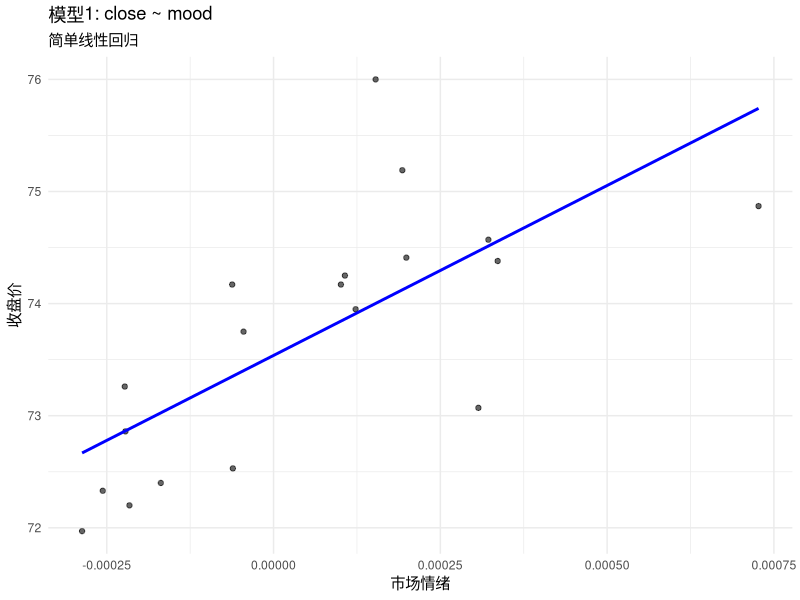
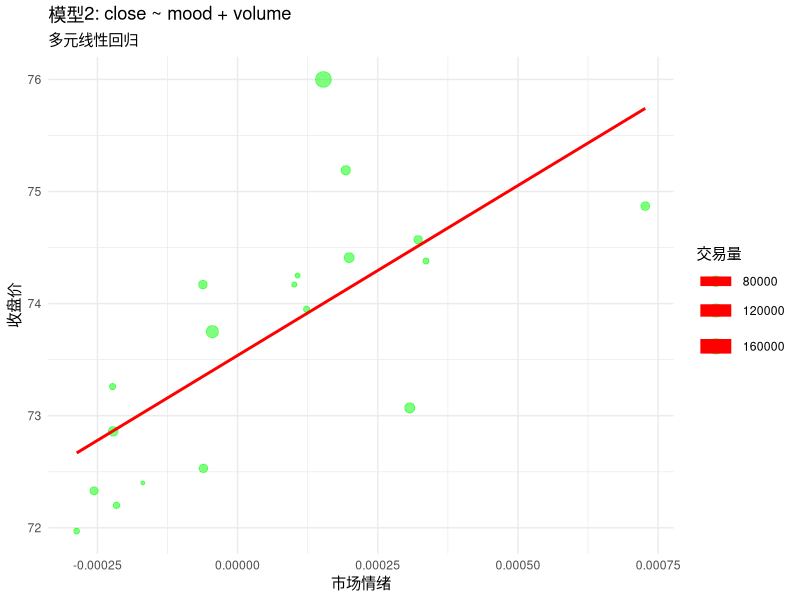
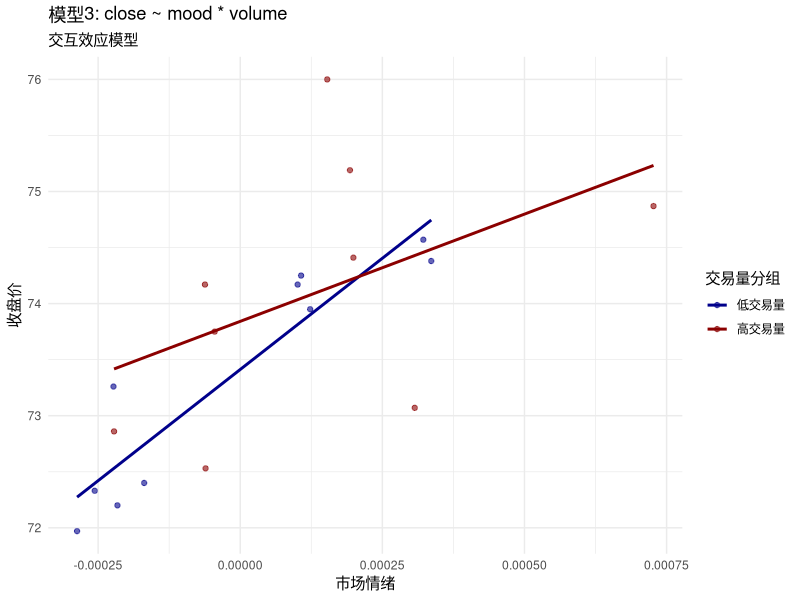
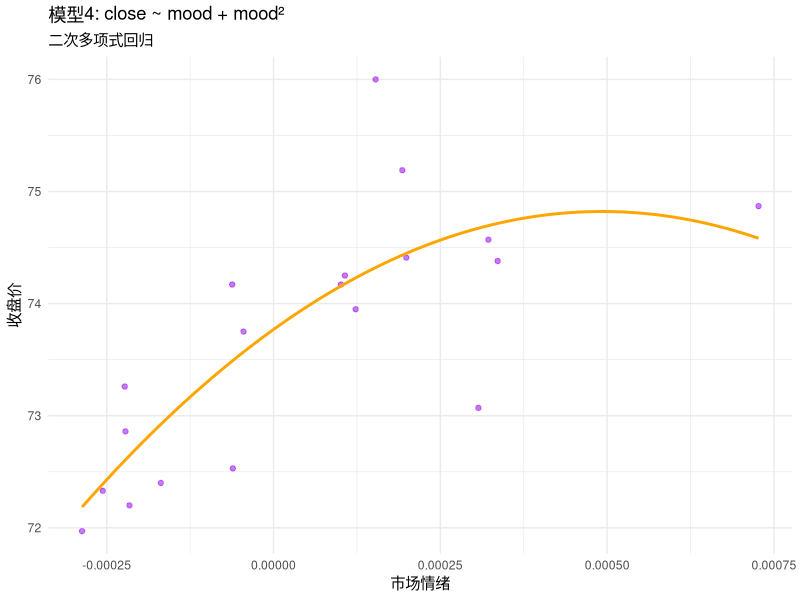
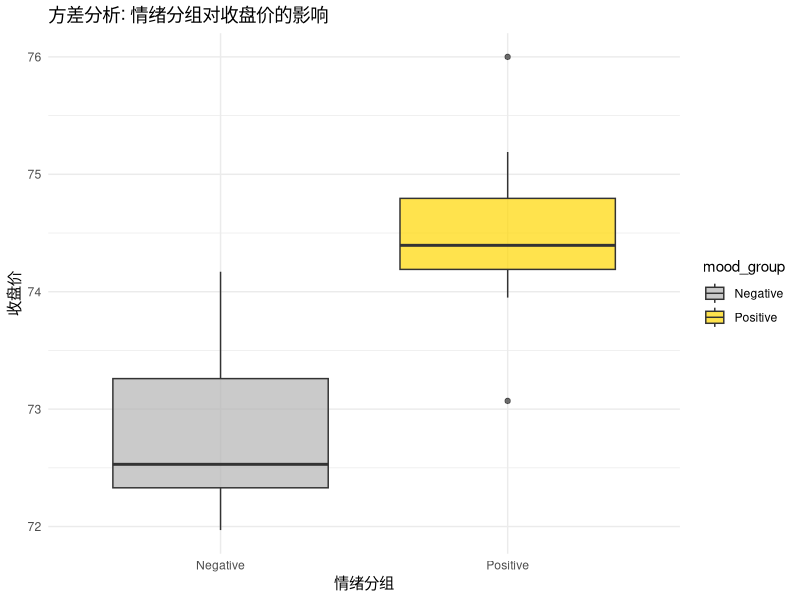

Write the R code that produced these figures, in order.
# 加载必要的库
library(dplyr)
library(ggplot2)
library(lmtest)

# 读取数据
stock_data <- read.csv("stock_600600.csv", header = TRUE, stringsAsFactors = FALSE)
sentiment_data <- read.csv("daily_sentiment.csv", header = TRUE, stringsAsFactors = FALSE)

# 统一日期格式
sentiment_data$date <- as.Date(sentiment_data$date, format = "%Y/%m/%d")
stock_data$date <- as.Date(stock_data$date)

# 合并数据集
merged_data <- merge(stock_data, sentiment_data, by = "date") %>%
  mutate(mood_group = ifelse(mood >= 0, "Positive", "Negative"))

# 1. close ~ mood
model_simple <- lm(close ~ mood, data = merged_data)
summary(model_simple)

p1 <- ggplot(merged_data, aes(x = mood, y = close)) +
  geom_point(alpha = 0.6) +
  geom_smooth(method = "lm", se = FALSE, color = "blue") +
  labs(title = "模型1: close ~ mood", 
       subtitle = "简单线性回归",
       x = "市场情绪", y = "收盘价") +
  theme_minimal()
ggsave("model1.png", p1, width = 8, height = 6, dpi = 300)

# 2. close ~ mood + volume
model_multiple <- lm(close ~ mood + volume, data = merged_data)
summary(model_multiple)

p2 <- ggplot(merged_data, aes(x = mood, y = close, size = volume)) +
  geom_point(alpha = 0.5, color = "green") +
  geom_smooth(method = "lm", se = FALSE, color = "red") +
  labs(title = "模型2: close ~ mood + volume", 
       subtitle = "多元线性回归",
       x = "市场情绪", y = "收盘价",
       size = "交易量") +
  theme_minimal() +
  scale_size_continuous(range = c(1, 5))
ggsave("model2.png", p2, width = 8, height = 6, dpi = 300)

# 3. close ~ mood * volume
model_interaction <- lm(close ~ mood * volume, data = merged_data)
summary(model_interaction)

# 按交易量中位数分组
merged_data$volume_group <- ifelse(merged_data$volume > median(merged_data$volume), 
                                   "高交易量", "低交易量")
p3 <- ggplot(merged_data, aes(x = mood, y = close, color = volume_group)) +
  geom_point(alpha = 0.6) +
  geom_smooth(method = "lm", se = FALSE) +
  labs(title = "模型3: close ~ mood * volume", 
       subtitle = "交互效应模型",
       x = "市场情绪", y = "收盘价",
       color = "交易量分组") +
  theme_minimal() +
  scale_color_manual(values = c("高交易量" = "darkred", "低交易量" = "darkblue"))
ggsave("model3.png", p3, width = 8, height = 6, dpi = 300)

# 4. close ~ mood + I(mood^2)
model_poly <- lm(close ~ mood + I(mood^2), data = merged_data)
summary(model_poly)

p4 <- ggplot(merged_data, aes(x = mood, y = close)) +
  geom_point(alpha = 0.6, color = "purple") +
  geom_smooth(method = "lm", formula = y ~ poly(x, 2), 
              se = FALSE, color = "orange") +
  labs(title = "模型4: close ~ mood + mood²", 
       subtitle = "二次多项式回归",
       x = "市场情绪", y = "收盘价") +
  theme_minimal()
ggsave("model4.png", p4, width = 8, height = 6, dpi = 300)

# 5. close ~ mood + I(mood^2) + volume
model_poly_volume <- lm(close ~ mood + I(mood^2) + volume, data = merged_data)
summary(model_poly_volume)

# 6. close ~ mood + I(mood^2) + volume + I(volume^2)
mood2_volume2 <- lm(close ~ mood + I(mood^2) + volume + I(volume^2), data = merged_data)
summary(mood2_volume2)

# 7. close ~ mood + I(mood^2) + volume + I(volume^2) + mood * volume
mood2_volume2_interaction <- lm(close ~ mood + I(mood^2) + volume + I(volume^2) + mood * volume, data = merged_data)
summary(mood2_volume2_interaction)

# 8. 方差分析
anova_model <- aov(close ~ mood_group, data = merged_data)
summary(anova_model)
p8 <- ggplot(merged_data, aes(x = mood_group, y = close, fill = mood_group)) +
  geom_boxplot(alpha = 0.7) +
  labs(title = "方差分析: 情绪分组对收盘价的影响",
       x = "情绪分组", y = "收盘价") +
  scale_fill_manual(values = c("Positive" = "gold", "Negative" = "gray70")) +
  theme_minimal()
ggsave("plot8_anova.png", p8, width = 8, height = 6, dpi = 300)

# 9. 模型诊断和检验
# 比较线性模型系列
cat("\n线性模型比较\n")
anova_linear <- anova(model_simple, model_multiple, model_interaction)
print(anova_linear)

# 比较多项式模型系列
cat("\n多项式模型比较\n")
anova_poly <- anova(model_poly, model_poly_volume, mood2_volume2, mood2_volume2_interaction)
print(anova_poly)

# 模型7的详细方差分析
cat("\n完整模型方差分析 (Type I SS)\n")
print(anova(mood2_volume2_interaction))